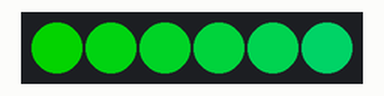
The sketch below on a simulated Arduino Uno, built with avr-gcc and run on an emulated ATmega328P. Parts: 6 RGB LEDs in strip order, left to right. Dim RGB values are drawn brighter than linear.

Above: at 0.1 s.
At 24.1 s:
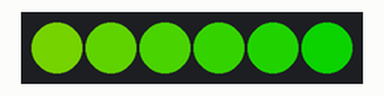
At 28.8 s:
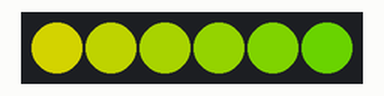
Timing chart, 0 to 30.3 s (numbered marks = the images above):
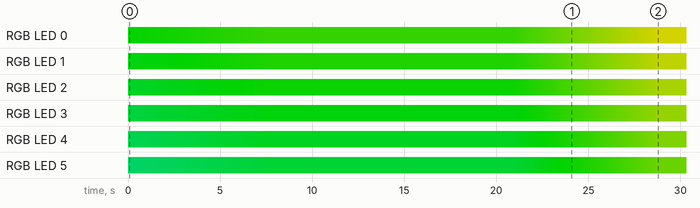

Measured:
- by itself, RGB LED 0: off → RGB(2, 127, 0) at 0.00 s, → RGB(4, 127, 0) 0.53 s later, → RGB(6, 127, 0) 0.53 s later, → RGB(8, 127, 0) 0.53 s later, … (60 changes in this stretch)
- by itself, RGB LED 1: off → RGB(0, 127, 10) at 0.00 s, → RGB(0, 127, 8) 0.53 s later, → RGB(0, 127, 6) 0.53 s later, → RGB(0, 127, 4) 0.53 s later, … (60 changes in this stretch)

The sketch:

ProMini1.ino
```cpp
#include <Adafruit_DotStar.h>
#include <SPI.h>         // COMMENT OUT THIS LINE FOR GEMMA OR TRINKET

#define NUMPIXELS 6 // Number of LEDs in strip
#define DELAY 10    // used at end of loop()
//#define DEBUG 1

Adafruit_DotStar strip = Adafruit_DotStar(NUMPIXELS, DOTSTAR_BRG);

typedef struct {
    double r;       // a fraction between 0 and 1
    double g;       // a fraction between 0 and 1
    double b;       // a fraction between 0 and 1
} rgb;

typedef struct {
    double h;       // angle in degrees
    double s;       // a fraction between 0 and 1
    double v;       // a fraction between 0 and 1
} hsv;
rgb colorOut;
hsv colorIn;

// New for ColorTest1:
int led = 0;
int base = 0;
float hue[6] = {120, 105, 60, 0, 240, 180};
float hueinc[6];
int huestep = 600;
int hues = 6;
int huehold = 1000;
int holdi = 0;
int huei=0;
int stepi=0;
int index = 0;
int index2 = 0;
float offset = 6;
int mode = 1;
unsigned long color1;   // hue (HSV)
float s1 = 1.0;         // saturation (HSV)
float bright = 0.5;     // value (HSV)

int redx, greenx, bluex;

//=================================================================================

static rgb   hsv2rgb(hsv in);
rgb hsv2rgb(hsv in)
{
    double      hh, p, q, t, ff;
    long        i;
    rgb         out;

    if(in.s <= 0.0) {       // < is bogus, just shuts up warnings
        out.r = in.v;
        out.g = in.v;
        out.b = in.v;
        return out;
    }
    hh = in.h;
    if(hh >= 360.0) hh = 0.0;
    hh /= 60.0;
    i = (long)hh;
    ff = hh - i;
    p = in.v * (1.0 - in.s);
    q = in.v * (1.0 - (in.s * ff));
    t = in.v * (1.0 - (in.s * (1.0 - ff)));

    switch(i) {
    case 0:
        out.r = in.v;
        out.g = t;
        out.b = p;
        break;
    case 1:
        out.r = q;
        out.g = in.v;
        out.b = p;
        break;
    case 2:
        out.r = p;
        out.g = in.v;
        out.b = t;
        break;

    case 3:
        out.r = p;
        out.g = q;
        out.b = in.v;
        break;
    case 4:
        out.r = t;
        out.g = p;
        out.b = in.v;
        break;
    case 5:
    default:
        out.r = in.v;
        out.g = p;
        out.b = q;
        break;
    }
    return out;
}


//=================================================================================
// This function takes floating point values for
// hue = h range 0 to 360
// saturation = s range 0 to 1.0
// value = v range 0 to 1.0
// and returns a 32 bit color code for the RGB values
// needed for the LED string: 0x00GGRRBB
unsigned long getColor(float h, float s, float v){

  unsigned long temp;

  colorIn.h = h;
  colorIn.s = s;
  colorIn.v = v;
  colorOut = hsv2rgb(colorIn);
  colorOut.r *= 255;
  colorOut.g *= 255;
  colorOut.b *= 255;

  temp = colorOut.r;
  temp = temp<<8;
  temp = temp + colorOut.g;
  temp = temp<<8;
  temp = temp + colorOut.b;

  return(temp);
}


//=================================================================================

void setup() {

  strip.begin(); // Initialize pins for output
  strip.show();  // Turn all LEDs off ASAP

 hueinc[0] = ( hue[1] - hue[0] ) / huestep;
 hueinc[1] = ( hue[2] - hue[1] ) / huestep;
 hueinc[2] = ( hue[3] - hue[2] ) / huestep;
 hueinc[3] = ( hue[4] - 360) / huestep;
 hueinc[4] = ( hue[5] - hue[4] ) / huestep;
 hueinc[5] = ( hue[0] - hue[5] ) / huestep;

}

//=================================================================================

void loop() {

  if(mode==1){
    stepi++;
    if(stepi>=huestep){
      stepi=0;
      huei++;
      if(huei>=hues){
        huei=0;
      }
      mode=2;
    }
  }else{
    holdi++;
    if(holdi>=huehold){
      holdi=0;
      mode=1;
    }
  }

  index = hue[huei]+hueinc[huei]*stepi;
  if(index>=360) index -= 360;
  if(index<0) index += 360;

  for(led=0;led<12;led++){
//   index2 = index - offset*led*hueinc[huei];
   index2 = index + offset*led;
    while(index2>=360) index2 -= 360;
    while(index2<0) index2 += 360;

    color1 = getColor( index2, s1, bright );
    strip.setPixelColor(led,color1);
  }

  strip.show();                     // Refresh strip
  delay(DELAY);                        // Variable delay controls apparent speed

}

//=================================================================================
```
